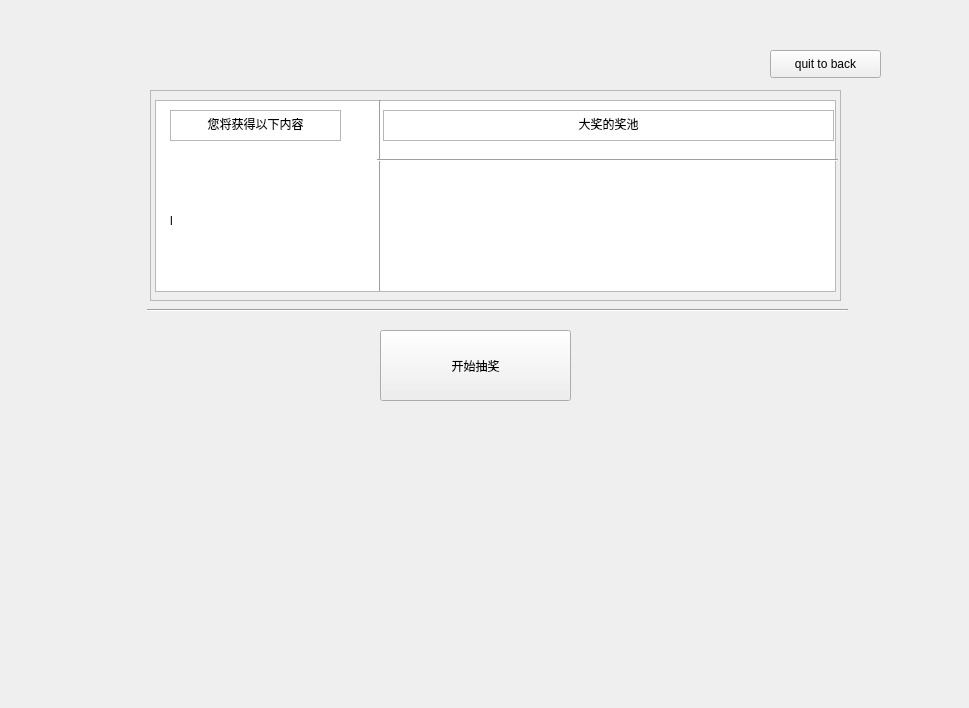
<?xml version="1.0" encoding="UTF-8"?>
<ui version="4.0">
 <class>Draw</class>
 <widget class="QWidget" name="Draw">
  <property name="geometry">
   <rect>
    <x>0</x>
    <y>0</y>
    <width>969</width>
    <height>708</height>
   </rect>
  </property>
  <property name="windowTitle">
   <string>Form</string>
  </property>
  <widget class="QPushButton" name="pushButton">
   <property name="geometry">
    <rect>
     <x>380</x>
     <y>330</y>
     <width>191</width>
     <height>71</height>
    </rect>
   </property>
   <property name="text">
    <string>开始抽奖</string>
   </property>
  </widget>
  <widget class="QPushButton" name="pushButton_2">
   <property name="geometry">
    <rect>
     <x>770</x>
     <y>50</y>
     <width>111</width>
     <height>28</height>
    </rect>
   </property>
   <property name="text">
    <string>quit to back</string>
   </property>
  </widget>
  <widget class="Line" name="line">
   <property name="geometry">
    <rect>
     <x>147</x>
     <y>300</y>
     <width>701</width>
     <height>20</height>
    </rect>
   </property>
   <property name="orientation">
    <enum>Qt::Horizontal</enum>
   </property>
  </widget>
  <widget class="QFrame" name="frame">
   <property name="geometry">
    <rect>
     <x>150</x>
     <y>90</y>
     <width>691</width>
     <height>211</height>
    </rect>
   </property>
   <property name="frameShape">
    <enum>QFrame::StyledPanel</enum>
   </property>
   <property name="frameShadow">
    <enum>QFrame::Raised</enum>
   </property>
   <widget class="QTableView" name="tableView">
    <property name="geometry">
     <rect>
      <x>5</x>
      <y>10</y>
      <width>681</width>
      <height>192</height>
     </rect>
    </property>
   </widget>
   <widget class="Line" name="line_2">
    <property name="geometry">
     <rect>
      <x>220</x>
      <y>10</y>
      <width>20</width>
      <height>191</height>
     </rect>
    </property>
    <property name="orientation">
     <enum>Qt::Vertical</enum>
    </property>
   </widget>
   <widget class="Line" name="line_3">
    <property name="geometry">
     <rect>
      <x>227</x>
      <y>60</y>
      <width>461</width>
      <height>20</height>
     </rect>
    </property>
    <property name="orientation">
     <enum>Qt::Horizontal</enum>
    </property>
   </widget>
   <widget class="QTextEdit" name="textEdit">
    <property name="geometry">
     <rect>
      <x>233</x>
      <y>20</y>
      <width>451</width>
      <height>31</height>
     </rect>
    </property>
    <property name="html">
     <string>&lt;!DOCTYPE HTML PUBLIC &quot;-//W3C//DTD HTML 4.0//EN&quot; &quot;http://www.w3.org/TR/REC-html40/strict.dtd&quot;&gt;
&lt;html&gt;&lt;head&gt;&lt;meta name=&quot;qrichtext&quot; content=&quot;1&quot; /&gt;&lt;meta charset=&quot;utf-8&quot; /&gt;&lt;style type=&quot;text/css&quot;&gt;
p, li { white-space: pre-wrap; }
hr { height: 1px; border-width: 0; }
li.unchecked::marker { content: &quot;\2610&quot;; }
li.checked::marker { content: &quot;\2612&quot;; }
&lt;/style&gt;&lt;/head&gt;&lt;body style=&quot; font-family:'Microsoft YaHei UI'; font-size:9pt; font-weight:400; font-style:normal;&quot;&gt;
&lt;p align=&quot;center&quot; style=&quot; margin-top:0px; margin-bottom:0px; margin-left:0px; margin-right:0px; -qt-block-indent:0; text-indent:0px;&quot;&gt;大奖的奖池&lt;/p&gt;&lt;/body&gt;&lt;/html&gt;</string>
    </property>
   </widget>
   <widget class="QLabel" name="label">
    <property name="geometry">
     <rect>
      <x>240</x>
      <y>80</y>
      <width>191</width>
      <height>111</height>
     </rect>
    </property>
    <property name="text">
     <string/>
    </property>
   </widget>
   <widget class="QLabel" name="label_2">
    <property name="geometry">
     <rect>
      <x>440</x>
      <y>80</y>
      <width>101</width>
      <height>111</height>
     </rect>
    </property>
    <property name="text">
     <string/>
    </property>
   </widget>
   <widget class="QLabel" name="label_3">
    <property name="geometry">
     <rect>
      <x>560</x>
      <y>80</y>
      <width>101</width>
      <height>111</height>
     </rect>
    </property>
    <property name="text">
     <string/>
    </property>
   </widget>
   <widget class="QLabel" name="label_4">
    <property name="geometry">
     <rect>
      <x>20</x>
      <y>80</y>
      <width>191</width>
      <height>101</height>
     </rect>
    </property>
    <property name="text">
     <string>l</string>
    </property>
   </widget>
   <widget class="QTextEdit" name="textEdit_2">
    <property name="geometry">
     <rect>
      <x>20</x>
      <y>20</y>
      <width>171</width>
      <height>31</height>
     </rect>
    </property>
    <property name="html">
     <string>&lt;!DOCTYPE HTML PUBLIC &quot;-//W3C//DTD HTML 4.0//EN&quot; &quot;http://www.w3.org/TR/REC-html40/strict.dtd&quot;&gt;
&lt;html&gt;&lt;head&gt;&lt;meta name=&quot;qrichtext&quot; content=&quot;1&quot; /&gt;&lt;meta charset=&quot;utf-8&quot; /&gt;&lt;style type=&quot;text/css&quot;&gt;
p, li { white-space: pre-wrap; }
hr { height: 1px; border-width: 0; }
li.unchecked::marker { content: &quot;\2610&quot;; }
li.checked::marker { content: &quot;\2612&quot;; }
&lt;/style&gt;&lt;/head&gt;&lt;body style=&quot; font-family:'Microsoft YaHei UI'; font-size:9pt; font-weight:400; font-style:normal;&quot;&gt;
&lt;p align=&quot;center&quot; style=&quot; margin-top:0px; margin-bottom:0px; margin-left:0px; margin-right:0px; -qt-block-indent:0; text-indent:0px;&quot;&gt;您将获得以下内容&lt;/p&gt;&lt;/body&gt;&lt;/html&gt;</string>
    </property>
   </widget>
  </widget>
 </widget>
 <resources/>
 <connections/>
</ui>
